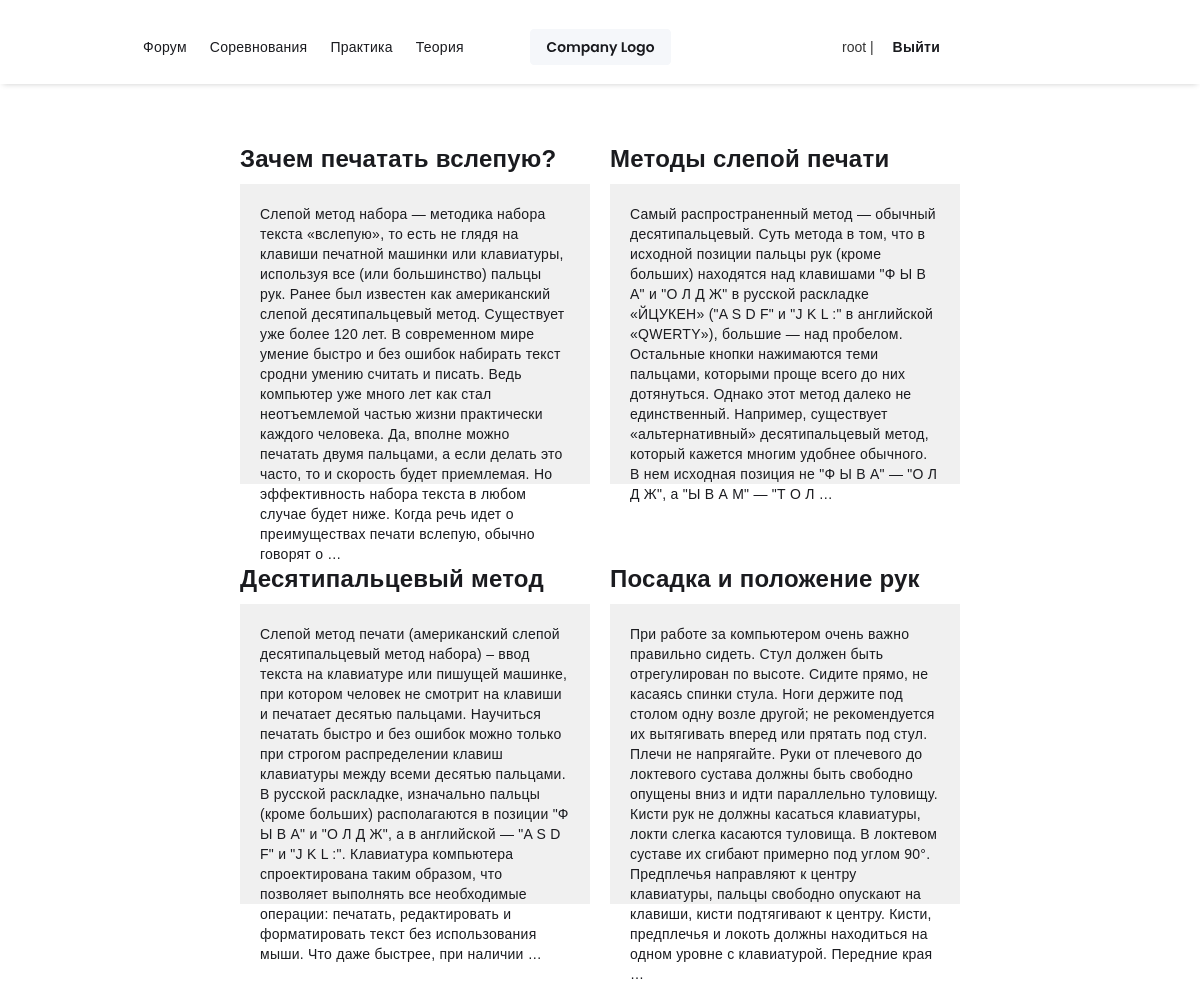
Page /theory/ (signed in) on the committed database.
### blind/models.py (models this page shows, shortened)
class Theory(models.Model):
    title = models.CharField(max_length=200)
    slug = models.SlugField(max_length=255, unique=True, db_index=True, verbose_name="URL")
    content = models.TextField(max_length=4096, db_index=True)
    date_of_publication = models.DateTimeField(auto_now_add=True)
    class Meta:
        verbose_name = 'Теория'
        verbose_name_plural = 'Теория'

### blind/views.py (the view)
# urls.py: path('theory/', TheoryView.as_view(), name='theory'),
class TheoryView(DataMixin, TemplateView):
    template_name = 'theory.html'
    extra_context = {
        'title': 'Теория',
        'posts': Theory.objects.all()
    }
    def get_context_data(self, **kwargs):
        context = super().get_context_data(**kwargs)
        return self.get_mixin_context(context)

### blind/utils.py (called while the page is built)
    def get_mixin_context(self, context, **kwargs):
        context['menu'] = menu
        context.update(kwargs)
        return context

### blind/templates/theory.html
{% extends 'base.html' %}
{% block content %}
<div class="article-grid">
    {% for p in posts %}
    <div class='content'>
        <a href="{% url 'theory_article' p.slug %}" class="nav-link">
            <div>
                <h3>{{ p.title }}</h3>
                <div class="article">{{p.content|truncatewords:100}}</div>
            </div>
        </a>
    </div>
    {% endfor %}
</div>
{% endblock %}

### templates/base.html (shortened to what this page needs)
<!DOCTYPE html>
{% load static %}
<html>
<head>
    <link href="{% static 'css/style.css' %}" rel="stylesheet" type="text/css">
</head>
<body>
<div class="navbar-logo-center">
    <div data-animation="default" data-collapse="medium" data-duration="400" data-easing="ease" data-easing2="ease"
         role="banner" class="navbar-logo-center-container shadow-three w-nav centerDiv">
        <div class="container">
            <div class="navbar-wrapper-three"><a href="{% url 'index' %}" class="navbar-brand-three w-nav-brand"><img
                    src="{% static 'images/62434fa732124a332512aaee_placeholder-1.svg' %}" loading="lazy" alt=""></a>
                <nav role="navigation" class="nav-menu-wrapper-three w-nav-menu">
                    <div class="nav-menu-three">
                        <ul role="list" class="nav-menu-block w-list-unstyled-1">
                            {% for m in menu %}
                            <li><a href="{% url m.url_name %}" class="nav-link">{{ m.title }}</a></li>
                            {% endfor %}
                        </ul>
                        {% if request.user.is_authenticated %}
                        <ul role="list" class="nav-menu-block w-list-unstyled-2">
                            <li>{{ user.username }} | <a href="{% url 'users:logout' %}"
                                                         class="nav-link-accent">Выйти</a></li>
                        </ul>
                        {% endif %}
                    </div>
                </nav>
            </div>
        </div>
    </div>
</div>
{% block content %}{% endblock %}
</body>
</html>

### blind/static/css/style.css (style rules this page uses)
html { -webkit-text-size-adjust: 100%; -ms-text-size-adjust: 100%; font-family: sans-serif; }
body { margin: 0; }
article, aside, details, figcaption, figure, footer, header, hgroup, main, menu, nav, section, summary { display: block; }
.article-grid { display: grid; grid-template-columns: repeat(auto-fill, minmax(300px, 1fr)); padding-top: 20px; padding-right: 20%; margin-left: 20%; grid-gap: 20px; }
.article { background-color: #f0f0f0; height: 300px; padding: 20px; }
a { background-color: rgba(0, 0, 0, 0); }
img { border: 0; }
* { box-sizing: border-box; }
html { height: 100%; }
body { color: #333; background-color: #fff; min-height: 100%; margin: 0; font-family: Arial, sans-serif; font-size: 14px; line-height: 20px; }
img { vertical-align: middle; max-width: 100%; display: inline-block; }
h1, h2, h3, h4, h5, h6 { margin-bottom: 10px; font-weight: bold; }
h3 { margin-top: 20px; font-size: 24px; line-height: 30px; }
ul, ol { margin-top: 0; margin-bottom: 10px; padding-left: 40px; }
.w-list-unstyled-1 { padding-left: -200px; list-style: none; }
.w-list-unstyled-2 { padding-right: 100px; list-style: none; }
.w-nav { z-index: 1000; background: #ddd; position: relative; }
.w-nav:before, .w-nav:after { content: " "; grid-area: 1 / 1 / 2 / 2; display: table; }
.w-nav:after { clear: both; }
.w-nav-brand { float: left; color: #333; text-decoration: none; position: relative; }
.w-nav-menu { float: right; position: relative; }
:root { --white: white; --black: black; }
.navbar-logo-center-container { z-index: 5; background-color: rgba(0, 0, 0, 0); width: 1030px; height: 6em; max-width: 100%; margin-left: auto; margin-right: auto; padding: 20px; }
.navbar-logo-center-container.shadow-three { grid-column-gap: 0px; grid-row-gap: 0px; aspect-ratio: auto; -webkit-text-fill-color: inherit; object-fit: scale-down; background-clip: border-box; flex-flow: column; grid-template-rows: auto auto; grid-template-columns: 1fr 1fr; grid-auto-columns: 1fr; justify-content: center; align-items: center; justify-items: center; width: 100%; max-width: 100%; margin-left: 0; margin-right: 0; padding-left: 0; padding-right: 0; display: flex; box-shadow: 0 3px 6px -3px rgba(0, 0, 0, .2); }
.container { padding-top: 10px; width: 100%; max-width: 940px; margin-left: auto; margin-right: auto; }
.navbar-wrapper-three { justify-content: center; align-items: center; display: flex; position: relative; }
.navbar-brand-three { z-index: 5; position: absolute; }
.nav-menu-wrapper-three { width: 100%; }
.nav-menu-three { flex-flow: row; justify-content: space-between; align-items: center; width: auto; margin-bottom: 0; margin-left: -35px; padding-left: 0; display: flex; }
.nav-menu-block { justify-content: center; align-items: center; margin-bottom: 0; display: flex; }
.nav-link { color: #1a1b1f; letter-spacing: .25px; margin-left: 5px; margin-right: 5px; padding: 5px 10px 5px 3px; font-size: 14px; line-height: 20px; text-decoration: none; }
.nav-link-accent { color: #1a1b1f; letter-spacing: .25px; margin-left: 5px; margin-right: 20px; padding: 5px 10px; font-size: 14px; font-weight: 700; line-height: 20px; text-decoration: none; }
.centerDiv { align-items: center; }

### rows in the picture
Theory: title "Зачем печатать вслепую?", content "Слепой метод набора — методика набора текста «вслепую», то есть не глядя на клавиши печатной машинки или клавиатуры, используя все (или большинство) пальцы рук. Ранее был известен как американский слепой десятипальцевый метод. Существует уже более 120 лет. В современном мире умение быстро и без ошибок набирать текст сродни умению считать и писать. Ведь компьютер уже много лет как стал неотъемлемой частью жизни практически каждого человека. Да, вполне можно печатать двумя пальцами, а если делать это часто, то и скорость будет приемлемая. Но эффективность набора текста в любом случае будет ниже. Когда речь идет о преимуществах печати вслепую, обычно говорят о …"
Theory: title "Методы слепой печати", content "Самый распространенный метод — обычный десятипальцевый. Суть метода в том, что в исходной позиции пальцы рук (кроме больших) находятся над клавишами \"Ф Ы В А\" и \"О Л Д Ж\" в русской раскладке «ЙЦУКЕН» (\"A S D F\" и \"J K L :\" в английской «QWERTY»), большие — над пробелом. Остальные кнопки нажимаются теми пальцами, которыми проще всего до них дотянуться. Однако этот метод далеко не единственный. Например, существует «альтернативный» десятипальцевый метод, который кажется многим удобнее обычного. В нем исходная позиция не \"Ф Ы В А\" — \"О Л Д Ж\", а \"Ы В А М\" — \"Т О Л …"
Theory: title "Десятипальцевый метод", content "Слепой метод печати (американский слепой десятипальцевый метод набора) – ввод текста на клавиатуре или пишущей машинке, при котором человек не смотрит на клавиши и печатает десятью пальцами. Научиться печатать быстро и без ошибок можно только при строгом распределении клавиш клавиатуры между всеми десятью пальцами. В русской раскладке, изначально пальцы (кроме больших) располагаются в позиции \"Ф Ы В А\" и \"О Л Д Ж\", а в английской — \"A S D F\" и \"J K L :\". Клавиатура компьютера спроектирована таким образом, что позволяет выполнять все необходимые операции: печатать, редактировать и форматировать текст без использования мыши. Что даже быстрее, при наличии …"
Theory: title "Посадка и положение рук", content "При работе за компьютером очень важно правильно сидеть. Стул должен быть отрегулирован по высоте. Сидите прямо, не касаясь спинки стула. Ноги держите под столом одну возле другой; не рекомендуется их вытягивать вперед или прятать под стул. Плечи не напрягайте. Руки от плечевого до локтевого сустава должны быть свободно опущены вниз и идти параллельно туловищу. Кисти рук не должны касаться клавиатуры, локти слегка касаются туловища. В локтевом суставе их сгибают примерно под углом 90°. Предплечья направляют к центру клавиатуры, пальцы свободно опускают на клавиши, кисти подтягивают к центру. Кисти, предплечья и локоть должны находиться на одном уровне с клавиатурой. Передние края …"

### other values in the picture
{{ m.title }} "Форум" "Соревнования" "Практика" "Теория"
{{ user.username }} "root"
